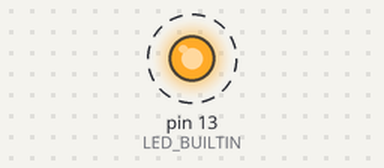
Simulated run of this sketch. Board: Arduino Nano, built with avr-gcc and run on an emulated ATmega328P. On the bench: output pins drawn as LEDs (lit = HIGH). Dashed ring = blinking. What the sketch prints to the serial monitor is not drawn.

Above: at 0.12 s.
Timing chart, 0 to 3.0 s (numbered marks = the images above):
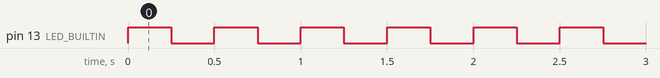

The sketch:

blink_check.ino
```cpp
// blink_check: bring-up test for a fresh Nano. Blinks the L LED (D13) and prints a counter at
// 115200, so both the upload and the serial link are confirmed. Re-flash astro_mcu afterwards.

void setup() {
  pinMode(LED_BUILTIN, OUTPUT);
  Serial.begin(115200);
}

void loop() {
  static unsigned long n = 0;
  digitalWrite(LED_BUILTIN, n % 2 ? LOW : HIGH);
  Serial.print("blink ");
  Serial.println(n++);
  delay(250);
}
```

Measured:
- by itself, pin 13 (LED_BUILTIN): alternates HIGH for 0.25 s and LOW for 0.25 s
